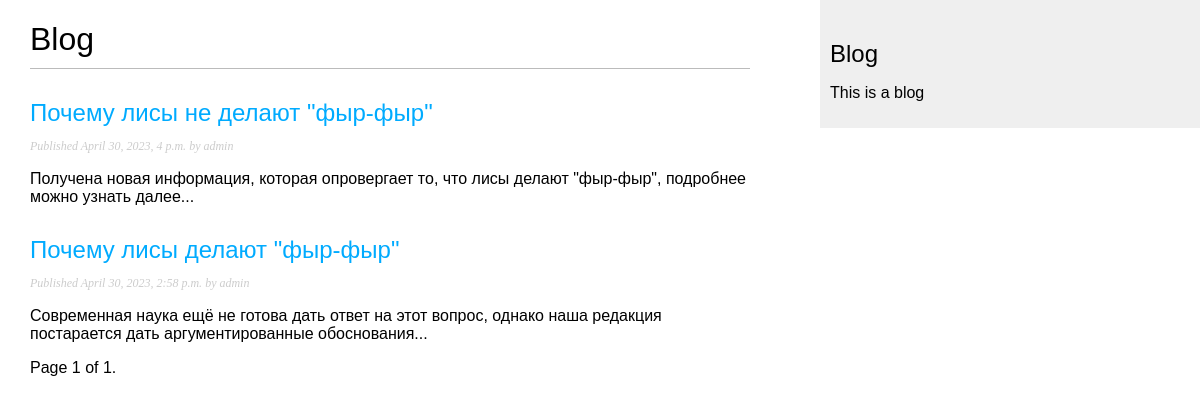
The page /blog/ on the database as committed earlier.
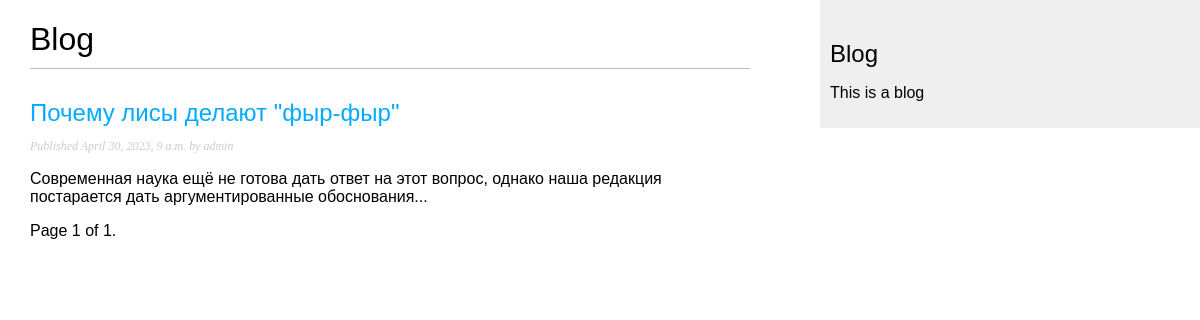
The same page on the database as committed later.
### blog/models.py (models this page shows, shortened)
class Post(models.Model):
    class Status(models.TextChoices):
        DRAFT = 'DF', 'Draft'
        PUBLISHED = 'PB', 'Published'
    title = models.CharField(max_length=250)
    slug = models.SlugField(max_length=250,
                            unique_for_date='publish')
    author = models.ForeignKey(User,
                               on_delete=models.CASCADE,
                               related_name='blog_posts')
    body = models.TextField()
    publish = models.DateTimeField(default=timezone.now)
    created = models.DateTimeField(auto_now_add=True)
    updated = models.DateTimeField(auto_now=True)
    status = models.CharField(max_length=2,
                              choices=Status.choices,
                              default=Status.DRAFT)
    objects = models.Manager()
    published = PublishedManager()
    class Meta:
        ordering = ['-publish']
        indexes = [
            models.Index(fields=['-publish']),
        ]
    def get_absolute_url(self):
        return reverse('blog:post_detail',
                       args=[self.publish.year,
                             self.publish.month,
                             self.publish.day,
                             self.slug,])

### blog/views.py (the view)
# urls.py: path('', views.post_list, name='post_list'),
def post_list(request):
    NUM_POSTS = 5
    post_list = Post.published.all()
    paginator = Paginator(post_list, NUM_POSTS)
    page_number = request.GET.get('page', 1)
    posts = paginator.page(page_number)
    return render(request,
                  'blog/post/list.html',
                  {'posts': posts})

### blog/models.py (called while the page is built)
    def get_queryset(self) -> QuerySet:
        return super().get_queryset().filter(status=Post.Status.PUBLISHED)

### blog/templates/blog/post/list.html
{% extends "blog/base.html" %}
{% block content %}
    <h1>Blog</h1>
    {% for post in posts %}
        <h2>
            <a href="{{ post.get_absolute_url }}">
                {{ post.title}}
            </a>
        </h2>
        <p class="date">
            Published {{ post.publish}} by {{ post.author }}
        </p>
        {{ post.body|truncatewords:30|linebreaks }}
    {% endfor %}
    {% include "blog/paginator.html" with page=posts %}
{% endblock %}

Rows that differ between the two databases and show on the page:
removed Post: title "Почему лисы не делают \"фыр-фыр\"", publish "April 30, 2023, 4 p.m.", author "admin", body "Получена новая информация, которая опровергает то, что лисы делают \"фыр-фыр\", подробнее можно узнать далее..."
changed Post "Почему лисы делают \"фыр-фыр\"": publish "April 30, 2023, 2:58 p.m." → "April 30, 2023, 9 a.m."
